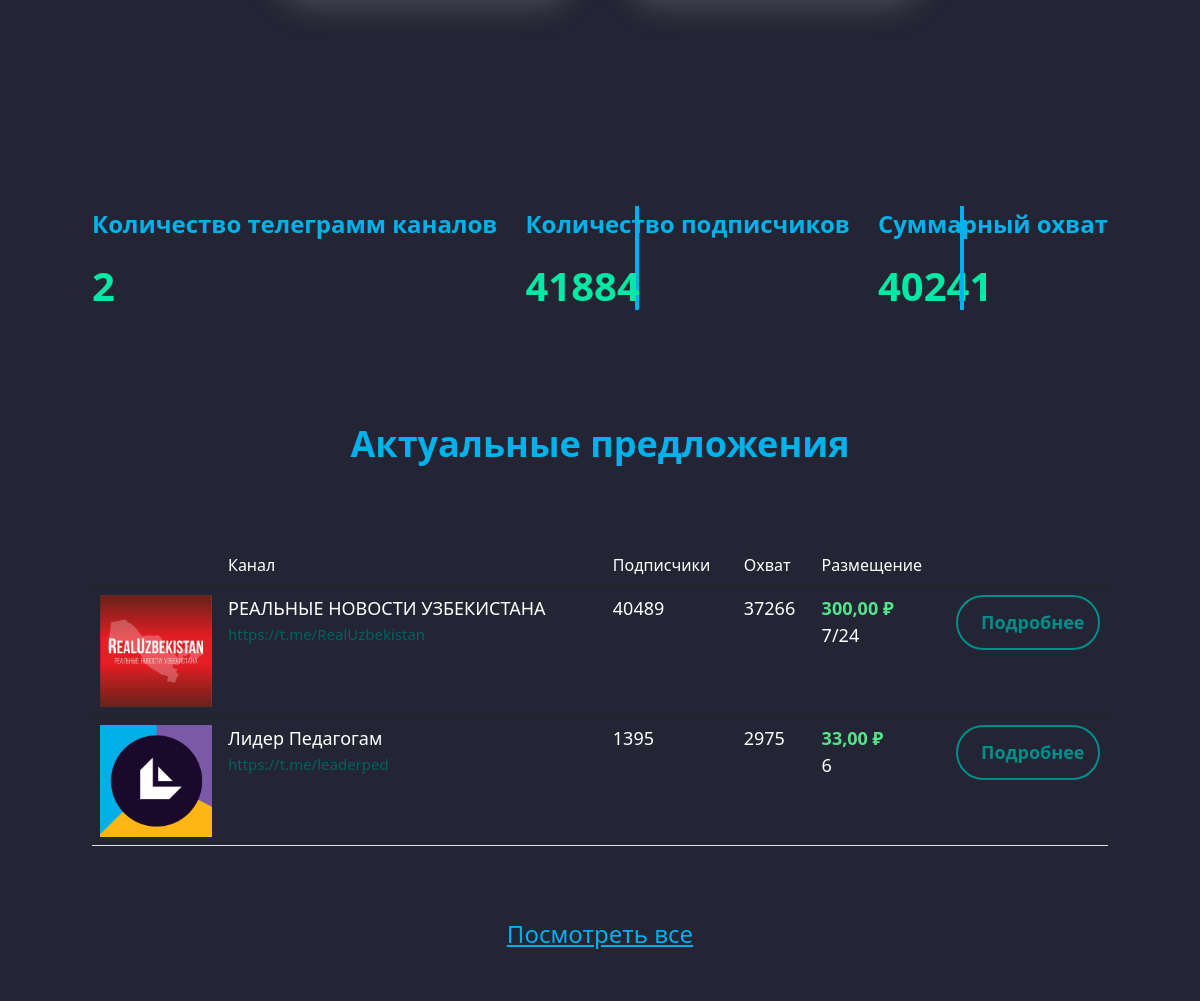
The app's page / (middle part), older data.
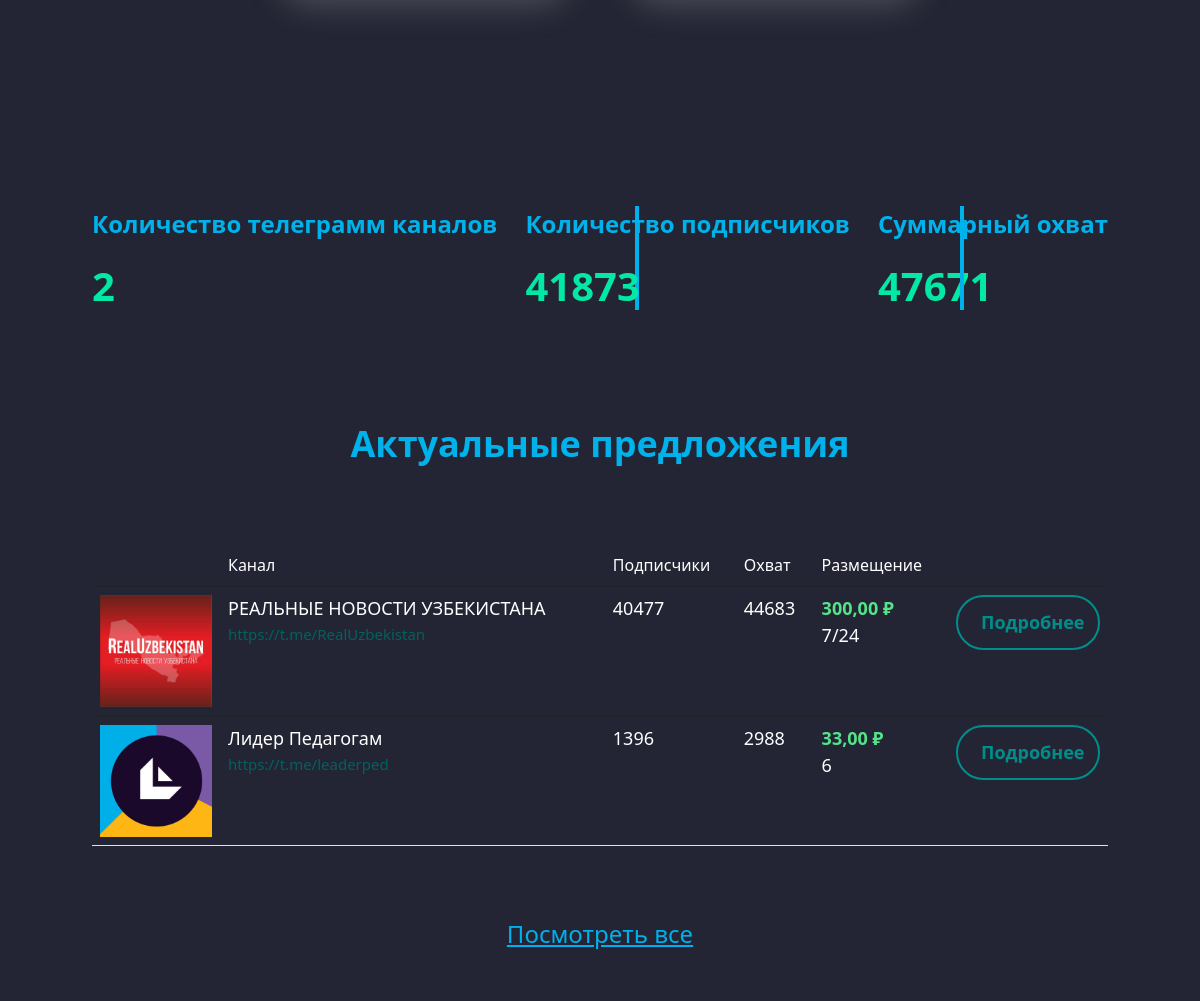
The same page, newer data.
### API/models.py (models this page shows, shortened)
class Chanel(models.Model):
    chanel_link=models.CharField(max_length=150)
    name=models.CharField(max_length=150,verbose_name="Называние канала")
    pictures=models.ImageField(verbose_name='Лого')
    subscribers=models.IntegerField()
    views=models.IntegerField()
    created_at=models.DateTimeField(auto_now_add=True)
    add_chanel =models.ForeignKey(Add_chanel, on_delete=models.CASCADE)
    username=models.CharField(max_length=150)
    class Meta:
        verbose_name="Канал"
        verbose_name_plural="Канал"
        ordering=['-subscribers']

### accounts/models.py (models this page shows, shortened)
class Cost_Format(models.Model):
    add_chanel=models.ForeignKey(Add_chanel,on_delete=models.CASCADE,related_name='cost_formats')
    placement_format = models.CharField(max_length=100)
    cost_per_format = models.DecimalField(max_digits=10, decimal_places=2)

### accounts/views.py (the view)
# urls.py: path('', views.MainPage.as_view(), name='main'),
class MainPage(TemplateView):
    template_name = 'index.html'
    def get_context_data(self, *, object_list=None, **kwargs):
        context=super().get_context_data(**kwargs)
        context['count'] = Chanel.objects.select_related('add_chanel').prefetch_related('add_chanel__cost_formats')
        context['lists'] = Chanel.objects.all().count()
        context['subscribers'] = Chanel.objects.aggregate(total=Sum('subscribers'))['total']
        context['total_views'] = Chanel.objects.aggregate(total=Sum('views'))['total']
        return context

### accounts/templates/index.html (shortened to what this page needs)
{% extends 'base.html' %}
{% load static %}
{% block header %}
<body class="page__body">
<div class="site-container">
{% endblock %}
{% block content %}
    <main class="main"><div class="offers"><div class="container-fluid"><div class="offers__number"><div class="offers__card"><p class="offers__title">Количество телеграмм каналов</p>
        <h3 class="offers__count">{{lists}}</h3></div><div class="offers__card">
        <p class="offers__title">Количество подписчиков</p><h3 class="offers__count">{{subscribers}}</h3></div>
        <div><p class="offers__title">Суммарный охват</p><h3 class="offers__count">{{total_views}}</h3></div></div><div class="offers__table"><h3 class="offers__info">Актуальные предложения
    </h3>
        <table class="table"><thead><tr><th scope="col"></th><th scope="col">Канал</th><th scope="col">Подписчики</th><th scope="col">Охват</th><th scope="col">Размещение</th><th scope="col"></th></tr></thead>
            {% for item in count %}
             {% with last_cost_format=item.add_chanel.cost_formats.last %}
            <tbody><tr><th scope="row" style="width: 8rem"><img src="/{{item.pictures}}"></th><td><p class="tableB">{{item.name}}</p><span class="tableUsername">{{item.chanel_link}}</span></td><td><p class="tableB">{{item.subscribers}}</p></td><td><p class="tableB">{{item.views}}</p></td><td><span class="tableGreen">{{ last_cost_format.cost_per_format }} ₽</span><p class="tableB">{{ last_cost_format.placement_format }}</p></td><td style="width: 10rem"><a class="tableLink" href="">Подробнее</a></td></tr>
            </tbody>
              {% endwith %}
            {% endfor %}
        </table>
        <a class="offers__link" href="">Посмотреть все</a></div></div></div></main></div>
{% endblock %}

### templates/base.html (shortened to what this page needs)
{% load static %}
<!DOCTYPE html>
<html lang="ru" class="page">
<head>
    <link rel="stylesheet" href="{% static 'css/vendor.css' %}">
    <link rel="stylesheet" href="{% static 'css/main.css' %}">
</head>
    {% block header %}{% endblock %}
    {% block content %}{% endblock %}
    {% include 'inc/footer.html' %}
</html>

### templates/inc/header.html (shortened to what this page needs)
{% load static %}

### templates/inc/footer.html (shortened to what this page needs)
{% load static %}
        </body>

### TgNativee/static/css/main.css (style rules this page uses)
:root { --font-family:"Leelawadee",sans-serif;--content-width:1370px;--container-offset:15px;--container-width:calc(var(--content-width) + (var(--container-offset) * 2));--light-color:#fff;--black-color:#000;--btn-shadow:0px 10px 20px rgba(0, 0, 0, 0.1);--btn-color:#19538A;--btn-radius:10px }
html { -webkit-box-sizing:border-box;box-sizing:border-box }
*,::after,::before { -webkit-box-sizing:inherit;box-sizing:inherit }
.page { height:100%;font-family:var(--font-family,sans-serif);-webkit-text-size-adjust:100% }
.page__body { margin:0;min-width:320px;min-height:100%;font-size:16px;background-color:#232534 }
img { height:auto;max-width:100%;-o-object-fit:cover;object-fit:cover }
a { text-decoration:none }
.site-container { overflow:hidden;background-image:url(../img/hero-bg.png);background-repeat:no-repeat;background-position:100% -2%;padding:0 8.88rem }
@media screen and (max-width:1550px) { .site-container { padding:0 5rem } }
.offers { padding:13rem 0 }
.offers__number { display:-webkit-box;display:-ms-flexbox;display:flex;-webkit-box-align:center;-ms-flex-align:center;align-items:center;-webkit-box-pack:justify;-ms-flex-pack:justify;justify-content:space-between;-ms-flex-wrap:wrap;flex-wrap:wrap }
.offers__card { position:relative }
.offers__card:before { content:"";position:absolute;top:0;right:-35%;width:.25rem;height:100%;-webkit-transform:rotate(360deg);-ms-transform:rotate(360deg);transform:rotate(360deg);background-color:#00b2eb }
.offers__title { color:#00b2eb;text-align:center;font-size:1.5rem;font-weight:700;margin:0 0 1.25rem }
.offers__count { color:#01e9a5;font-size:2.5rem;font-weight:700;margin:0 }
.offers__table { margin-top:7rem }
.offers__table table th { color:#fff;font-size:1rem;font-weight:400 }
.offers__table table .tableB { color:#fff;font-size:1.125rem;font-weight:400;margin:0 }
.offers__table table .tableUsername { color:#00625e;font-size:.9375rem;font-weight:400 }
.offers__table table .tableGreen { color:rgba(89,249,148,.9);font-size:1.125rem;font-weight:700 }
.offers__table table .tableLink { color:#008e8b;font-size:1.125rem;font-weight:700;display:block;padding:.75rem 1.44rem;border-radius:1.875rem;border:2px solid #008e8b;text-align:center;width:9rem }
.offers__info { margin:0 0 5rem;color:#00b2eb;font-size:2.25rem;font-weight:700;text-align:center }
.offers__link { text-align:center;color:#00b0ed!important;font-size:1.5rem;font-weight:400;text-decoration:underline;margin-top:4.38rem;display:-webkit-box;display:-ms-flexbox;display:flex;-webkit-box-align:center;-ms-flex-align:center;align-items:center;-webkit-box-pack:center;-ms-flex-pack:center;justify-content:center }

Row changes from the older to the newer data that the page shows:
changed Chanel "РЕАЛЬНЫЕ НОВОСТИ УЗБЕКИСТАНА": subscribers "40489" → "40477"; views "37266" → "44683"
changed Chanel "Лидер Педагогам": subscribers "1395" → "1396"; views "2975" → "2988"
Text that changed along with them:
{{ subscribers }}: "41884" → "41873"
{{ total_views }}: "40241" → "47671"
